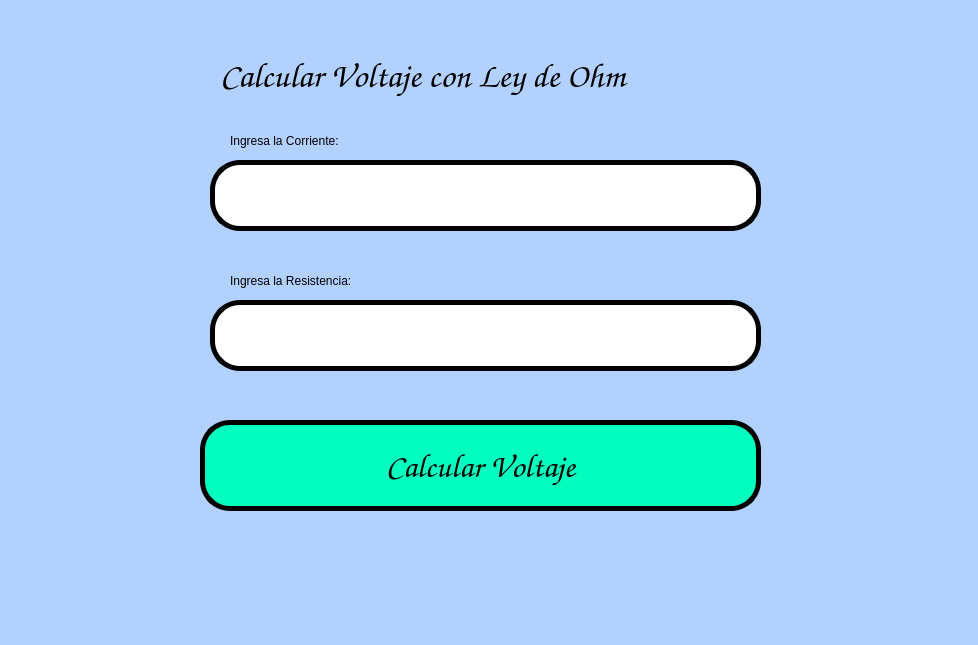
<?xml version="1.0" encoding="UTF-8"?>
<ui version="4.0">
 <class>MainWindow</class>
 <widget class="QMainWindow" name="MainWindow">
  <property name="geometry">
   <rect>
    <x>0</x>
    <y>0</y>
    <width>978</width>
    <height>645</height>
   </rect>
  </property>
  <property name="windowTitle">
   <string>MainWindow</string>
  </property>
  <property name="styleSheet">
   <string notr="true">background-color: rgb(178, 209, 255);</string>
  </property>
  <widget class="QWidget" name="centralwidget">
   <widget class="QPushButton" name="btn_Calcular">
    <property name="geometry">
     <rect>
      <x>200</x>
      <y>420</y>
      <width>561</width>
      <height>91</height>
     </rect>
    </property>
    <property name="palette">
     <palette>
      <active>
       <colorrole role="Button">
        <brush brushstyle="SolidPattern">
         <color alpha="255">
          <red>3</red>
          <green>255</green>
          <blue>192</blue>
         </color>
        </brush>
       </colorrole>
       <colorrole role="Base">
        <brush brushstyle="SolidPattern">
         <color alpha="255">
          <red>3</red>
          <green>255</green>
          <blue>192</blue>
         </color>
        </brush>
       </colorrole>
       <colorrole role="Window">
        <brush brushstyle="SolidPattern">
         <color alpha="255">
          <red>3</red>
          <green>255</green>
          <blue>192</blue>
         </color>
        </brush>
       </colorrole>
      </active>
      <inactive>
       <colorrole role="Button">
        <brush brushstyle="SolidPattern">
         <color alpha="255">
          <red>3</red>
          <green>255</green>
          <blue>192</blue>
         </color>
        </brush>
       </colorrole>
       <colorrole role="Base">
        <brush brushstyle="SolidPattern">
         <color alpha="255">
          <red>3</red>
          <green>255</green>
          <blue>192</blue>
         </color>
        </brush>
       </colorrole>
       <colorrole role="Window">
        <brush brushstyle="SolidPattern">
         <color alpha="255">
          <red>3</red>
          <green>255</green>
          <blue>192</blue>
         </color>
        </brush>
       </colorrole>
      </inactive>
      <disabled>
       <colorrole role="Button">
        <brush brushstyle="SolidPattern">
         <color alpha="255">
          <red>3</red>
          <green>255</green>
          <blue>192</blue>
         </color>
        </brush>
       </colorrole>
       <colorrole role="Base">
        <brush brushstyle="SolidPattern">
         <color alpha="255">
          <red>3</red>
          <green>255</green>
          <blue>192</blue>
         </color>
        </brush>
       </colorrole>
       <colorrole role="Window">
        <brush brushstyle="SolidPattern">
         <color alpha="255">
          <red>3</red>
          <green>255</green>
          <blue>192</blue>
         </color>
        </brush>
       </colorrole>
      </disabled>
     </palette>
    </property>
    <property name="font">
     <font>
      <family>Comic Sans MS</family>
      <pointsize>25</pointsize>
      <weight>9</weight>
      <italic>false</italic>
      <bold>false</bold>
     </font>
    </property>
    <property name="whatsThis">
     <string>&lt;html&gt;&lt;head/&gt;&lt;body&gt;&lt;p&gt;&lt;span style=&quot; color:#ff5500;&quot;&gt;aserfg&lt;/span&gt;&lt;/p&gt;&lt;/body&gt;&lt;/html&gt;</string>
    </property>
    <property name="styleSheet">
     <string notr="true">background-color: rgb(3, 255, 192);
border: 5px solid black;
border-radius: 30px;
font: 75 25pt &quot;Comic Sans MS&quot;;</string>
    </property>
    <property name="text">
     <string>Calcular Voltaje</string>
    </property>
   </widget>
   <widget class="QLabel" name="label">
    <property name="geometry">
     <rect>
      <x>230</x>
      <y>120</y>
      <width>271</width>
      <height>41</height>
     </rect>
    </property>
    <property name="styleSheet">
     <string notr="true">font: 75 18pt &quot;Comic Sans MS&quot;;</string>
    </property>
    <property name="text">
     <string>Ingresa la Corriente:</string>
    </property>
   </widget>
   <widget class="QLineEdit" name="txt_I">
    <property name="geometry">
     <rect>
      <x>210</x>
      <y>160</y>
      <width>551</width>
      <height>71</height>
     </rect>
    </property>
    <property name="font">
     <font>
      <family>Comic Sans MS</family>
      <pointsize>22</pointsize>
      <weight>50</weight>
      <bold>false</bold>
     </font>
    </property>
    <property name="styleSheet">
     <string notr="true">background-color: rgb(255, 255, 255);
border: 5px solid black;
border-radius: 30px;</string>
    </property>
    <property name="text">
     <string/>
    </property>
   </widget>
   <widget class="QLabel" name="label_2">
    <property name="geometry">
     <rect>
      <x>230</x>
      <y>260</y>
      <width>271</width>
      <height>41</height>
     </rect>
    </property>
    <property name="styleSheet">
     <string notr="true">font: 75 18pt &quot;Comic Sans MS&quot;;</string>
    </property>
    <property name="text">
     <string>Ingresa la Resistencia:</string>
    </property>
   </widget>
   <widget class="QLineEdit" name="txt_R">
    <property name="geometry">
     <rect>
      <x>210</x>
      <y>300</y>
      <width>551</width>
      <height>71</height>
     </rect>
    </property>
    <property name="font">
     <font>
      <family>Comic Sans MS</family>
      <pointsize>22</pointsize>
      <weight>50</weight>
      <bold>false</bold>
     </font>
    </property>
    <property name="styleSheet">
     <string notr="true">background-color: rgb(255, 255, 255);
border: 5px solid black;
border-radius: 30px;</string>
    </property>
    <property name="text">
     <string/>
    </property>
   </widget>
   <widget class="QLabel" name="label_3">
    <property name="geometry">
     <rect>
      <x>220</x>
      <y>50</y>
      <width>541</width>
      <height>51</height>
     </rect>
    </property>
    <property name="font">
     <font>
      <family>Comic Sans MS</family>
      <pointsize>26</pointsize>
      <weight>9</weight>
      <italic>false</italic>
      <bold>false</bold>
     </font>
    </property>
    <property name="styleSheet">
     <string notr="true">font: 75 26pt &quot;Comic Sans MS&quot;;</string>
    </property>
    <property name="text">
     <string>Calcular Voltaje con Ley de Ohm</string>
    </property>
   </widget>
  </widget>
  <widget class="QMenuBar" name="menubar">
   <property name="geometry">
    <rect>
     <x>0</x>
     <y>0</y>
     <width>978</width>
     <height>21</height>
    </rect>
   </property>
  </widget>
  <widget class="QStatusBar" name="statusbar"/>
 </widget>
 <resources/>
 <connections/>
</ui>
